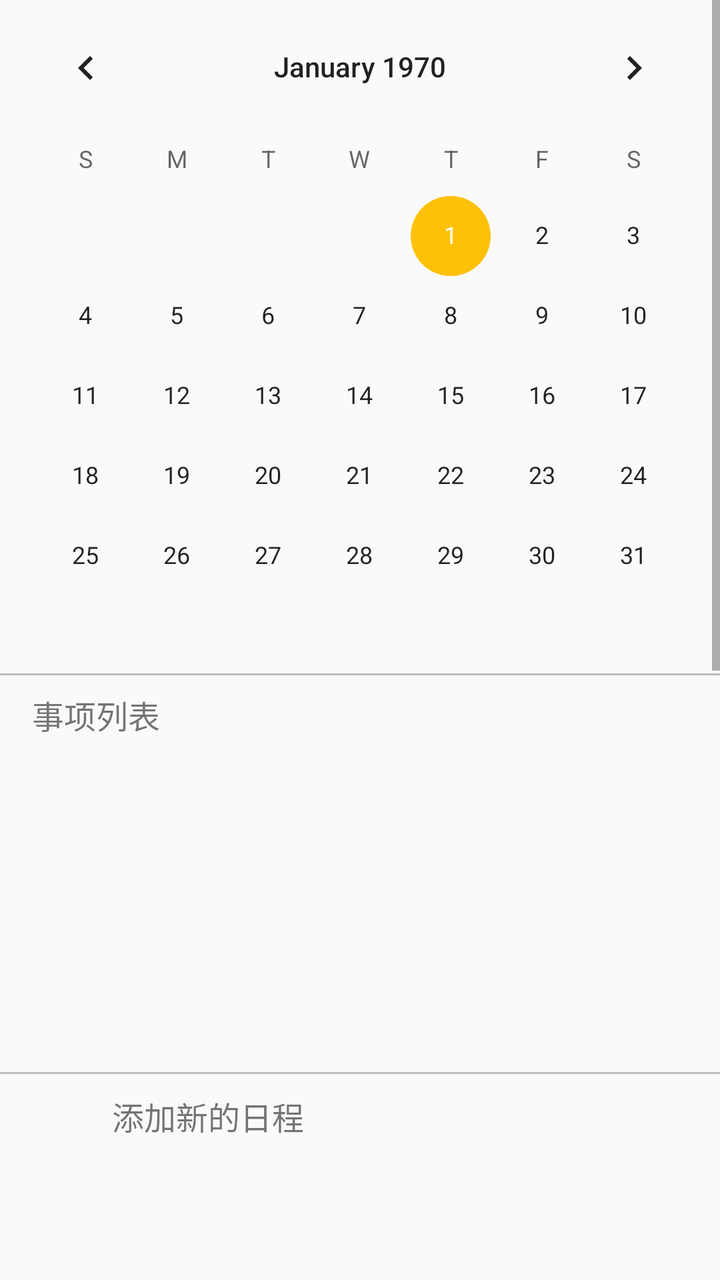
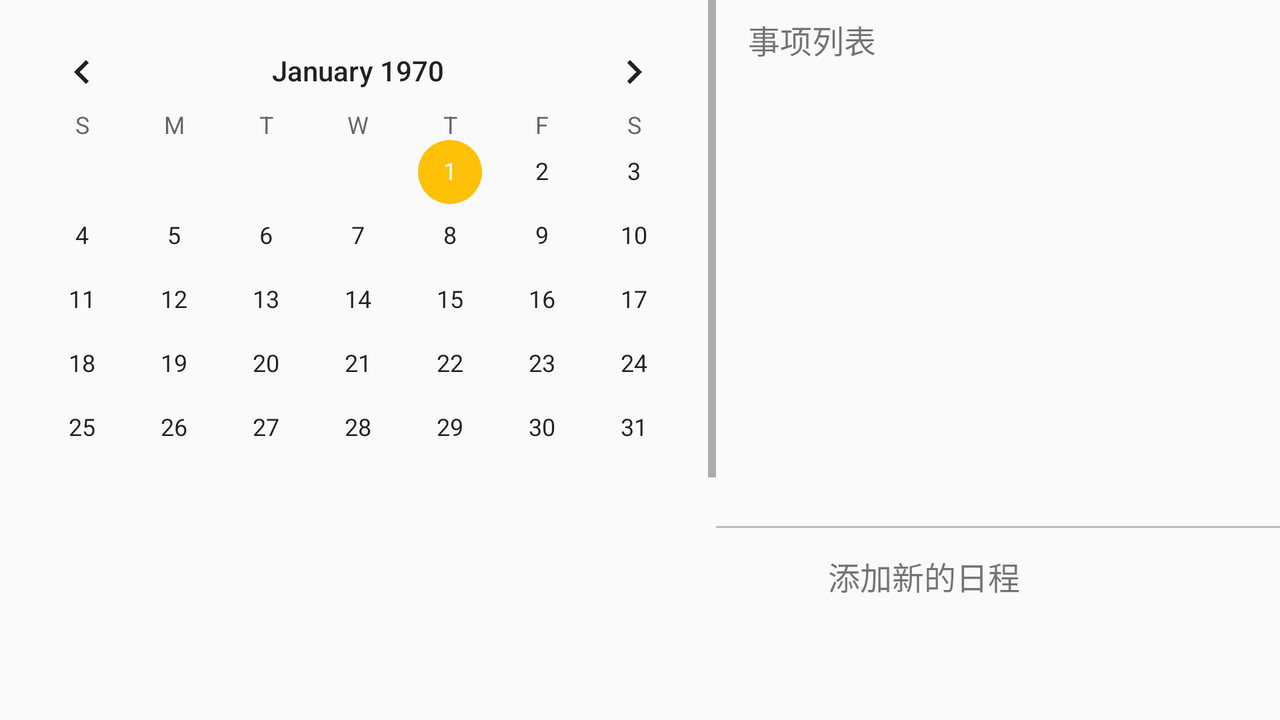

One screen, two layout resources from the same app: the default and the repository's alternative for another configuration. Each is rendered where Android would select it; the XML of both is given below.
<!-- AndroidManifest.xml: application theme AppTheme -->
<!-- res/layout/fragment_schedule_plan.xml -->
<?xml version="1.0" encoding="utf-8"?>
<LinearLayout xmlns:android="http://schemas.android.com/apk/res/android"
    android:layout_width="match_parent"
    android:layout_height="match_parent"
    android:orientation="vertical">

    <ScrollView
        android:layout_width="match_parent"
        android:layout_height="match_parent"
        android:layout_weight="0.45"
        android:orientation="vertical">
        <CalendarView
            android:id="@+id/calendarView"
            android:layout_width="match_parent"
            android:layout_height="wrap_content" />
    </ScrollView>

    <View
        android:layout_width="match_parent"
        android:layout_height="1dp"
        android:background="#BDBDBD" />

    <RelativeLayout
        android:layout_width="match_parent"
        android:layout_height="match_parent"
        android:layout_weight="0.5"
        android:orientation="vertical">

        <TextView
            android:id="@+id/txv"
            android:layout_width="match_parent"
            android:layout_height="wrap_content"
            android:layout_marginLeft="16dp"
            android:layout_marginRight="16dp"
            android:text="事项列表"
            android:textSize="16sp"
            android:layout_marginTop="8dp"
            android:layout_marginBottom="8dp" />

        <ListView
            android:id="@+id/lv1"
            android:layout_width="match_parent"
            android:layout_height="wrap_content"
            android:layout_alignParentBottom="true"
            android:layout_below="@id/txv"
            android:layout_marginBottom="104dp"
            android:layout_marginLeft="16dp"
            android:layout_marginRight="16dp"
            android:layout_marginTop="8dp"
            android:clipToPadding="false"
            android:divider="@null"
            android:scrollbarStyle="outsideOverlay" />

        <View
            android:layout_width="match_parent"
            android:layout_height="1dp"
            android:background="#BDBDBD"

            android:layout_marginBottom="103dp"
            android:layout_alignParentBottom="true"
            android:layout_alignParentStart="true" />

        <RelativeLayout
            android:layout_width="match_parent"
            android:layout_height="48dp"
            android:layout_alignParentBottom="true"
            android:layout_alignParentStart="true"
            android:layout_marginBottom="58dp"
            android:layout_marginLeft="16dp"
            android:layout_marginRight="16dp"
            android:id="@+id/adddate">

            <ImageButton
                android:id="@+id/imb1"
                android:layout_width="24dp"
                android:layout_height="24dp"
                android:background="@drawable/ic_action_noteadd"
                android:layout_alignParentStart="true"
                android:layout_marginTop="12dp" />

            <TextView
                android:layout_width="match_parent"
                android:layout_height="wrap_content"
                android:textSize="16sp"
                android:text="添加新的日程"
                android:layout_centerVertical="true"
                android:layout_alignParentEnd="true"
                android:layout_marginLeft="16dp"
                android:layout_toEndOf="@+id/imb1" />
        </RelativeLayout>


    </RelativeLayout>
</LinearLayout>
<!-- resources referenced by this layout -->
<resources>
  <style name="AppTheme" parent="AppTheme.Base">
          
  
      </style>
  <style name="AppTheme.Base" parent="Theme.AppCompat.DayNight.NoActionBar">
          <item name="colorPrimary">@color/colorPrimary</item>
          <item name="colorPrimaryDark">@color/colorPrimaryDark</item>
          <item name="colorAccent">@color/colorAccent</item>
  
      </style>
  <color name="colorPrimary">#2196F3</color>
  <color name="colorPrimaryDark">#1976D2</color>
  <color name="colorAccent">#FFC107</color>
</resources>
<!-- res/layout-land/fragment_schedule_plan.xml (the repository's variant of the layout above) -->
<!-- drawn on the phone turned sideways -->
<?xml version="1.0" encoding="utf-8"?>
<LinearLayout xmlns:android="http://schemas.android.com/apk/res/android"
    android:layout_width="match_parent"
    android:layout_height="match_parent"
    android:orientation="horizontal">

    <ScrollView
        android:layout_width="wrap_content"
        android:layout_height="250dp"
        android:orientation="horizontal">

        <CalendarView
            android:id="@+id/calendarView"
            android:layout_width="match_parent"
            android:layout_height="wrap_content"
            android:layout_marginTop="16dp" />
    </ScrollView>

    <RelativeLayout
        android:layout_width="wrap_content"
        android:layout_height="match_parent"
        android:layout_gravity="right"
        android:orientation="vertical">

        <TextView
            android:id="@+id/txv"
            android:layout_width="match_parent"
            android:layout_height="wrap_content"
            android:layout_marginBottom="8dp"
            android:layout_marginLeft="16dp"
            android:layout_marginRight="16dp"
            android:layout_marginTop="8dp"
            android:text="事项列表"
            android:textSize="16sp" />

        <ListView
            android:id="@+id/lv1"
            android:layout_width="match_parent"
            android:layout_height="wrap_content"
            android:clipToPadding="false"
            android:divider="@null"
            android:scrollbarStyle="outsideOverlay"
            android:layout_alignLeft="@+id/txv"
            android:layout_alignStart="@+id/txv"
            android:layout_below="@+id/txv"
            android:layout_above="@+id/adddate" />

        <View
            android:layout_width="match_parent"
            android:layout_height="1dp"
            android:layout_alignParentBottom="true"
            android:layout_marginBottom="96dp"
            android:background="#BDBDBD"
            android:id="@+id/view3" />

        <RelativeLayout
            android:id="@+id/adddate"
            android:layout_width="match_parent"
            android:layout_height="48dp"
            android:layout_gravity="bottom"
            android:layout_alignParentBottom="true"
            android:layout_alignLeft="@+id/lv1"
            android:layout_alignStart="@+id/lv1"
            android:layout_marginBottom="48dp">

            <ImageButton
                android:id="@+id/imb1"
                android:layout_width="24dp"
                android:layout_height="24dp"
                android:layout_marginTop="12dp"
                android:background="@drawable/ic_action_noteadd" />

            <TextView
                android:layout_width="match_parent"
                android:layout_height="wrap_content"
                android:layout_alignParentEnd="true"
                android:layout_centerVertical="true"
                android:layout_marginLeft="16dp"
                android:layout_toEndOf="@+id/imb1"
                android:text="添加新的日程"
                android:textSize="16sp" />
        </RelativeLayout>


    </RelativeLayout>
</LinearLayout>
